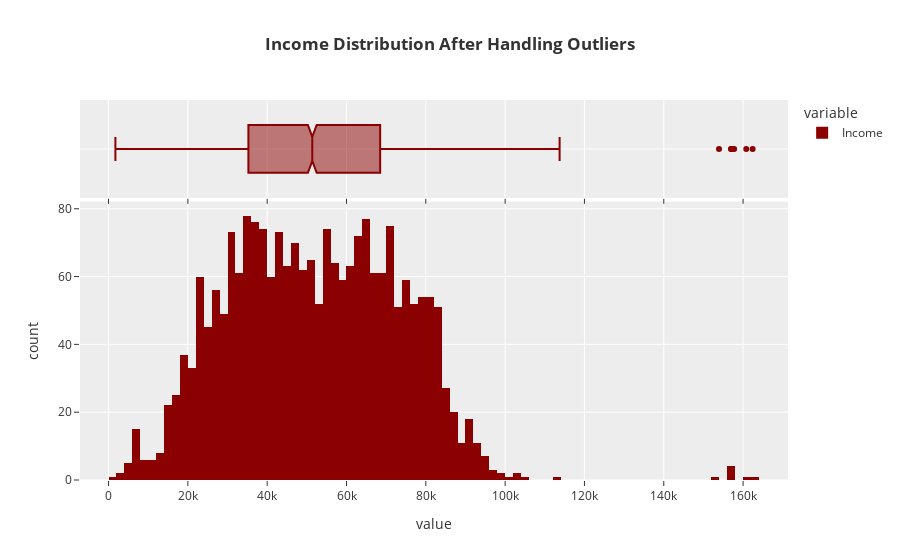

Notebook source saved alongside this figure:
### Code cell
fig = px.histogram(data["Income"], marginal="box", title="<b>Income Distribution After Handling Outliers",
                  color_discrete_map={"Income":"darkred"})
fig.show()

print(f"Skewness of Income Distribution is {data['Income'].skew()}")

### Figure 1 — Plotly figure (JSON) as saved in the notebook; plotly's stock layout.template omitted (floating-point values rounded to 4 significant figures; data arrays with more than 128 entries replaced by an {"elided": "..."} marker saying what was removed)
{"data": [{"alignmentgroup": "True", "bingroup": "x", "hovertemplate": "variable=Income<br>value=%{x}<br>count=%{y}<extra></extra>", "legendgroup": "Income", "marker": {"color": "darkred", "pattern": {"shape": ""}}, "name": "Income", "offsetgroup": "Income", "orientation": "v", "showlegend": true, "type": "histogram", "x": {"elided": "2215 float values"}, "xaxis": "x", "yaxis": "y"}, {"alignmentgroup": "True", "hovertemplate": "variable=Income<br>value=%{x}<extra></extra>", "legendgroup": "Income", "marker": {"color": "darkred"}, "name": "Income", "notched": true, "offsetgroup": "Income", "showlegend": false, "type": "box", "x": {"elided": "2215 float values"}, "xaxis": "x2", "yaxis": "y2"}], "layout": {"barmode": "relative", "legend": {"title": {"text": "variable"}, "tracegroupgap": 0}, "title": {"text": "<b>Income Distribution After Handling Outliers"}, "xaxis": {"anchor": "y", "domain": [0.0, 1.0], "title": {"text": "value"}}, "xaxis2": {"anchor": "y2", "domain": [0.0, 1.0], "matches": "x", "showticklabels": false}, "yaxis": {"anchor": "x", "domain": [0.0, 0.7326], "title": {"text": "count"}}, "yaxis2": {"anchor": "x2", "domain": [0.7426, 1.0], "matches": "y2", "showline": false, "showticklabels": false, "ticks": ""}}}
